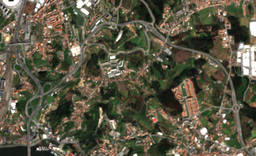
#> input picture test.png, 256 x 156 px, shrunk from 1361 x 832 before the run
$ python roads.py
#> lines starting #> are read from the running program, lines starting #| are printed output that depends on the picture; after the words box and inside, x2 and y2 are one past the last pixel; in counts of white or black regions, pixels touching at a corner belong together
import cv2
import numpy as np

#-----Function that computes color distance---------------------------------
def dist2gray(R,G,B):
    R1 = 180
    G1 = 180
    B1 = 180
    return np.sqrt(pow(R - R1, 2) + pow(G - G1, 2) + pow(B - B1, 2))

#-----Reading the image-----------------------------------------------------
img = cv2.imread('test.png', 1)
#> img is the input picture: shape (156, 256, 3); mean B, G, R 67.9, 86.8, 90.9

#-----Converting image to LAB Color model-----------------------------------
lab= cv2.cvtColor(img, cv2.COLOR_BGR2LAB)
#> lab: shape (156, 256, 3); mean of channels 0, 1, 2 92.4, 126, 139.8
#-----Splitting the LAB image to different channels-------------------------
l, a, b = cv2.split(lab)
#-----Applying CLAHE to L-channel-------------------------------------------
clahe = cv2.createCLAHE(clipLimit=3.0, tileGridSize=(8,8))
cl = clahe.apply(l)
#-----Merge the CLAHE enhanced L-channel with the a and b channel-----------
limg = cv2.merge((cl,a,b))
#> limg: shape (156, 256, 3); mean of channels 0, 1, 2 122.9, 126, 139.8
#-----Converting image from LAB Color model to RGB model--------------------
final = cv2.cvtColor(limg, cv2.COLOR_LAB2BGR)
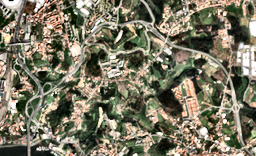
#> final: shape (156, 256, 3); mean B, G, R 97.7, 117.8, 121.9

#-----Matrix of grayscale distances-----------------------------------------
graydists = np.zeros((final.shape[0], final.shape[1]))

for i in range(graydists.shape[0]):
    for j in range(graydists.shape[1]):
        graydists[i,j] = dist2gray(final[i,j,2], final[i,j,1], final[i,j,0])
#> this loop made 156 passes
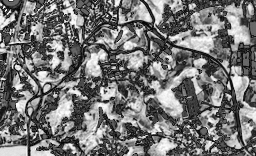
#> graydists: shape (156, 256) float64; min 3.32, max 309.5, mean 144.3; drawn with min black and max white

#-----Binarize and dilate result--------------------------------------------
a, b = cv2.threshold(graydists,250,255,cv2.THRESH_TRUNC)
c, d = cv2.threshold(b,120,255,cv2.THRESH_BINARY)
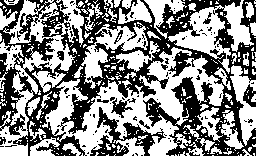
#> d: shape (156, 256) float64; 54.2% white; 144 black regions (133 under 20 px), largest, box (x1, y1, x2, y2) and area: (0, 0, 256, 156) 15982, (90, 107, 166, 156) 1138, (111, 98, 136, 118) 192
kernel = np.ones((5,5),np.uint8)
erosion = cv2.dilate(d,kernel,iterations = 1)
#> erosion: shape (156, 256) float64; 97.2% white; 114 black regions (101 under 20 px), largest, box (x1, y1, x2, y2) and area: (185, 97, 198, 117) 101, (6, 71, 14, 99) 84, (184, 80, 193, 94) 74

#-----Paint streets yellows-------------------------------------------------
img_b = img[:,:,0]
img_g = img[:,:,1]
img_r = img[:,:,2]

img_b[erosion != 255] = 175
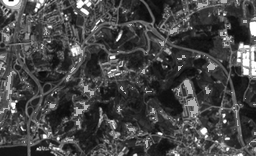
#> img_b: shape (156, 256); min 7, max 255, mean 70.1
img_g[erosion != 255] = 242
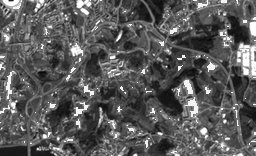
#> img_g: shape (156, 256); min 6, max 255, mean 90.3
img_r[erosion != 255] = 255
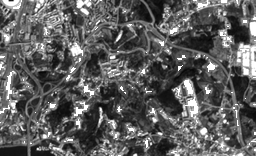
#> img_r: shape (156, 256); min 6, max 255, mean 94

img[:,:,0] = img_b
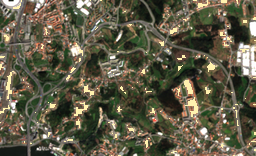
#> img: shape (156, 256, 3); mean B, G, R 70.1, 90.3, 94
img[:,:,1] = img_g
img[:,:,2] = img_r

#-----Save results----------------------------------------------------------
cv2.imwrite('result.png', img)

$ run again, with bright_constrast.png copied over test.png
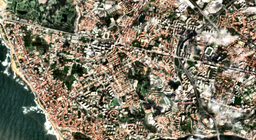
#> input picture bright_constrast.png, 256 x 140 px, shrunk from 1650 x 900 before the run
#> img is the input picture: shape (140, 256, 3); mean B, G, R 101.2, 119.8, 126.2
#> lab: shape (140, 256, 3); mean of channels 0, 1, 2 126, 127.2, 139.2
#> limg: shape (140, 256, 3); mean of channels 0, 1, 2 127, 127.2, 139.2
#> the loop `for i in range(graydists.shape[0]):` made 140 passes
#> `c, d = cv2.threshold(b,120,255,cv2.THRESH_BINARY)`:
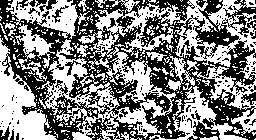
#> d: shape (140, 256) float64; 51.7% white; 189 black regions (173 under 20 px), largest, box (x1, y1, x2, y2) and area: (0, 0, 256, 140) 15944, (241, 92, 256, 105) 104, (16, 0, 36, 10) 83
#> erosion: shape (140, 256) float64; 98.5% white; black in thin lines or dots
#> `img_r[erosion != 255] = 255`:
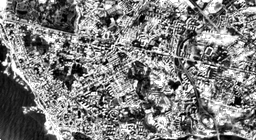
#> img_r: shape (140, 256); min 0, max 255, mean 126.9

$ run again, with dists.png copied over test.png
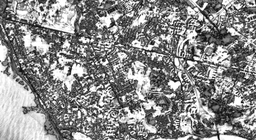
#> input picture dists.png, 256 x 140 px, shrunk from 1650 x 900 before the run
#> img is the input picture: shape (140, 256, 3); min 0, max 255, mean 137.9
#> lab: shape (140, 256, 3); mean of channels 0, 1, 2 143.4, 128, 128
#> a: shape (140, 256); every value is 128
#> limg: shape (140, 256, 3); mean of channels 0, 1, 2 135.6, 128, 128
#> the loop `for i in range(graydists.shape[0]):` made 140 passes
#> `c, d = cv2.threshold(b,120,255,cv2.THRESH_BINARY)`:
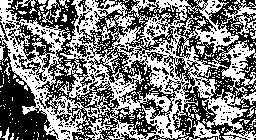
#> d: shape (140, 256) float64; 48.8% white in thin lines or dots
#> erosion: shape (140, 256) float64; 97% white; 26 black regions (24 under 20 px), largest, box (x1, y1, x2, y2) and area: (0, 84, 45, 140) 868, (0, 109, 10, 129) 122
#> img_g: shape (140, 256); min 0, max 255, mean 138.5
#> img_r: shape (140, 256); min 0, max 255, mean 138.9
#> `img[:,:,0] = img_b`:
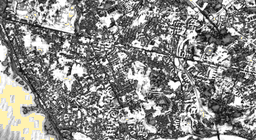
#> img: shape (140, 256, 3); mean B, G, R 136.5, 138.5, 138.9

$ run again, with example.png copied over test.png
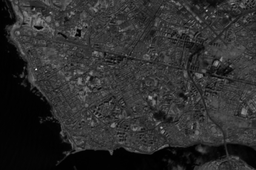
#> input picture example.png, 256 x 170 px, shrunk from 1044 x 695 before the run
#> img is the input picture: shape (170, 256, 3); min 0, max 227, mean 45.2
#> lab: shape (170, 256, 3); mean of channels 0, 1, 2 47.8, 128, 128
#> a: shape (170, 256); every value is 128
#> limg: shape (170, 256, 3); mean of channels 0, 1, 2 82.9, 128, 128
#> the loop `for i in range(graydists.shape[0]):` made 170 passes
#> d: shape (170, 256) float64; 72.7% white; black in thin lines or dots
#> erosion: shape (170, 256) float64; 99.3% white; 25 black regions (22 under 20 px), largest, box (x1, y1, x2, y2) and area: (26, 14, 41, 28) 89, (220, 48, 239, 58) 71, (201, 165, 216, 170) 44
#> img_g: shape (170, 256); min 0, max 242, mean 46.2
#> `img_r[erosion != 255] = 255`:
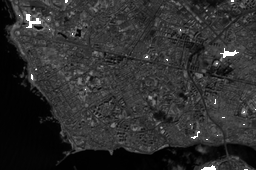
#> img_r: shape (170, 256); min 0, max 255, mean 46.3
